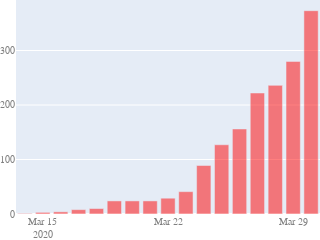
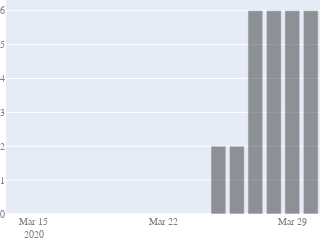

These figures' notebook cell, in order:
### Code cell
def histogram_for_address(addr,max_to_show=20):
    this_lat, this_lon = lat_lon_of_address(addr)
    this_county, this_state = county_state_of_address(addr)
    df_county = df_counties[(df_counties['county']==this_county) & (df_counties['state']==this_state)]
    df_county = df_county.tail(max_to_show)
    this_text = '%s<br>County: %s, %s' % (addr, np.array(df_county['county'])[0], np.array(df_county['state'])[0])
    
    dates = list(df_county['date'])
    cases = list(df_county['cases'])
    deaths = list(df_county['deaths'])
    num_entries = len(dates)
    fig1 = go.Figure(data=[
        go.Bar(name='cases', x=dates, y=cases,  marker={'color':'rgba(255,0,0,0.5)'})
    ])
    fig1.update_layout(
        height = 200,
        width = num_entries*15, 
        margin={"r":0,"t":0,"l":0,"b":0},
        barmode='stack',
        showlegend=False,
        yaxis=dict(tickformat=',d'),
        font=dict(
            family="Times New Roman",
            size=10,
            color="#7f7f7f"),
    )
    fig1.show()
    fig2 = go.Figure(data=[
        go.Bar(name='deaths', x=dates, y=deaths, marker={'color':'rgba(55,55,55,0.5)'})
    ])
    fig2.update_layout(
        height = 100,
        width = num_entries*15, 
        margin={"r":0,"t":0,"l":0,"b":0},
        barmode='stack',
        showlegend=False,
        yaxis=dict(tickformat=',d'),
        font=dict(
            family="Times New Roman",
            size=10,
            color="#7f7f7f"),
    )
    fig2.show()
    print(this_text)

histogram_for_address('100 River St, Guilford, CT')

### Figure 1 — Plotly figure (JSON) as saved in the notebook; plotly's stock layout.template omitted (floating-point values rounded to 4 significant figures)
{"data": [{"marker": {"color": "rgba(255,0,0,0.5)"}, "name": "cases", "type": "bar", "x": ["2020-03-14", "2020-03-15", "2020-03-16", "2020-03-17", "2020-03-18", "2020-03-19", "2020-03-20", "2020-03-21", "2020-03-22", "2020-03-23", "2020-03-24", "2020-03-25", "2020-03-26", "2020-03-27", "2020-03-28", "2020-03-29", "2020-03-30"], "y": [1, 3, 4, 8, 10, 24, 24, 24, 29, 41, 89, 127, 156, 222, 236, 280, 373]}], "layout": {"barmode": "stack", "font": {"color": "#7f7f7f", "family": "Times New Roman", "size": 10}, "height": 200, "margin": {"b": 0, "l": 0, "r": 0, "t": 0}, "showlegend": false, "width": 255, "yaxis": {"tickformat": ",d"}}}

### Figure 2 — Plotly figure (JSON) as saved in the notebook; plotly's stock layout.template omitted (floating-point values rounded to 4 significant figures)
{"data": [{"marker": {"color": "rgba(55,55,55,0.5)"}, "name": "deaths", "type": "bar", "x": ["2020-03-14", "2020-03-15", "2020-03-16", "2020-03-17", "2020-03-18", "2020-03-19", "2020-03-20", "2020-03-21", "2020-03-22", "2020-03-23", "2020-03-24", "2020-03-25", "2020-03-26", "2020-03-27", "2020-03-28", "2020-03-29", "2020-03-30"], "y": [0, 0, 0, 0, 0, 0, 0, 0, 0, 0, 0, 2, 2, 6, 6, 6, 6]}], "layout": {"barmode": "stack", "font": {"color": "#7f7f7f", "family": "Times New Roman", "size": 10}, "height": 100, "margin": {"b": 0, "l": 0, "r": 0, "t": 0}, "showlegend": false, "width": 255, "yaxis": {"tickformat": ",d"}}}
